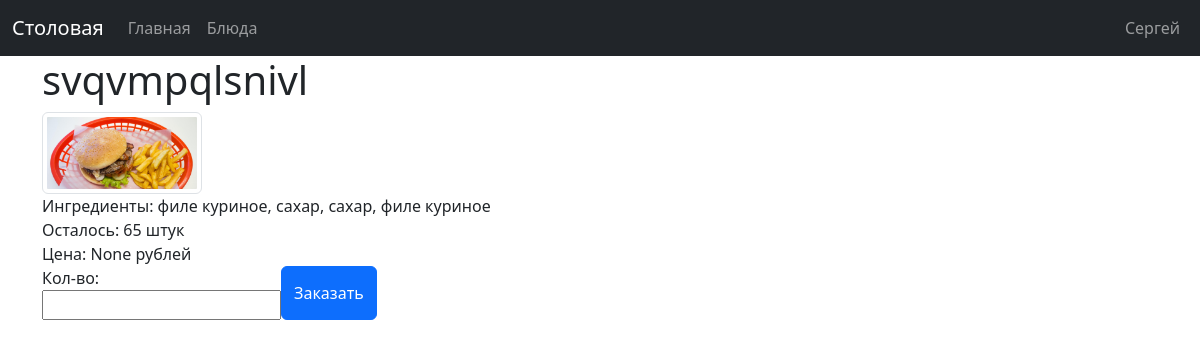
The page /menu/dish/1 (signed in) on the database as committed earlier.
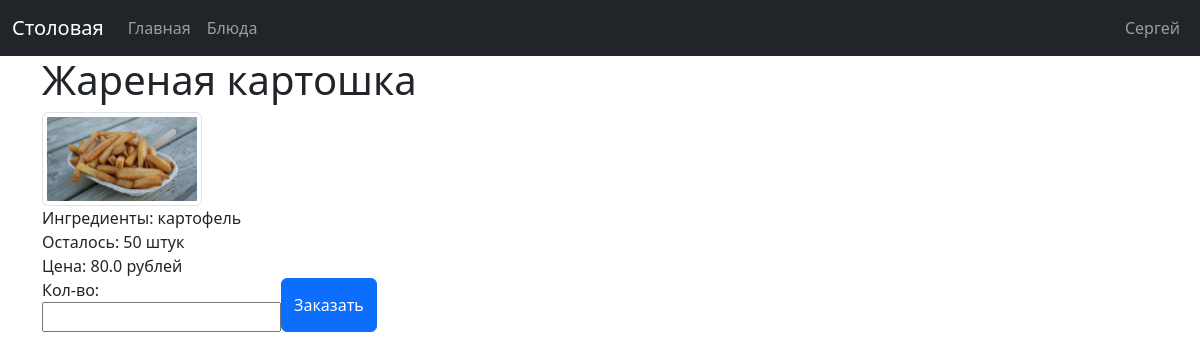
The same page on the database as committed later.
### data/users.py (models this page shows, shortened)
class User(SqlAlchemyBase, UserMixin):
    __tablename__ = 'users'
    id = Column(Integer, primary_key=True, autoincrement=True)
    surname = Column(String, nullable=True)
    name = Column(String, nullable=True)
    patronymic = Column(String, nullable=True)
    email = Column(String, index=True, unique=True, nullable=True)
    hashed_password = Column(String, nullable=True)
    role = Column(Integer, ForeignKey("roles.id"))
    money = Column(Float, nullable=True)
    subscription_end = Column(DateTime, nullable=True)
    roles = relationship("Role", back_populates="users")
    requests = relationship("Request")

### data/dishes.py (models this page shows)
class Dish(SqlAlchemyBase):
    __tablename__ = 'dishes'
    id = Column(Integer, primary_key=True, autoincrement=True)
    name = Column(String, nullable=True)
    price = Column(Float, nullable=True)
    quantity = Column(Integer, nullable=True)
    rate = Column(Float, nullable=True)
    image = Column(String, nullable=True)
    description = Column(String, nullable=True)
    requests = relationship("Request")
    ingridients_log = relationship("IngridientLog")

### data/ingridients.py (models this page shows)
class Ingridient(SqlAlchemyBase):
    __tablename__ = 'ingridients'
    id = Column(Integer, primary_key=True, autoincrement=True)
    name = Column(String, nullable=True)
    ingridients_log = relationship("IngridientLog")

### server.py (the view)
@app.route('/menu/dish/<int:dish_id>', methods=['GET', 'POST'])
@login_required
def dish(dish_id):
    db_sess = db_session.create_session()
    db_dish = db_sess.get(Dish, dish_id)
    ingridients = []
    ingridient_logs = db_sess.query(IngridientLog).filter(IngridientLog.dish_id == db_dish.id).all()
    for log in ingridient_logs:
        ingridients.append(db_sess.query(Ingridient).filter(Ingridient.id == log.ingridient_id).first().name)
    return render_template("dish.html", dish=db_dish, ingridients=", ".join(ingridients))

### data/db_session.py (called while the page is built)
def create_session() -> Session:
    global __factory
    return __factory()

### server.py (called while the page is built)
@login_manager.user_loader
def load_user(user_id):
    db_sess = db_session.create_session()
    return db_sess.get(User, user_id)

@app.template_filter('get_role')
def role_filter(user):
    db_sess = db_session.create_session()
    role = db_sess.get(Role, user.role).role
    return role

### templates/dish.html
{% extends "base.html" %}
{% block content %}
<div class="d-flex flex-column">
    <h1>{{dish.name}}</h1>
    <img src="/static/img/{{dish.image}}" class="img-thumbnail" style='max-width:10em; max-height:20em; width: auto; height: auto;' alt="Фото {{dish.image}}">
    <div>Ингредиенты: {{ ingridients }}</div>
    <div>Осталось: {{dish.quantity}} штук</div>
    <div>Цена: {{dish.price}} рублей</div>
    <div class="d-flex">
        <div>
            <div>Кол-во:</div>
            <input type="number" id="quantity" name="quantity"/>
        </div>
        <button type="button" class="btn btn-primary">Заказать</button>
    </div>
</div>
{% endblock %}

### templates/base.html (shortened to what this page needs)
<!DOCTYPE html>
<html lang="en">
<head>
    <link href="https://cdn.jsdelivr.net/npm/bootstrap@5.3.8/dist/css/bootstrap.min.css"
        rel="stylesheet"
>
</head>
<body>
<header>
    <nav class="navbar navbar-expand-lg navbar-dark bg-dark" data-bs-theme="dark">
        <div class="container-fluid">
            <div class="navbar-brand">Столовая</div>
            <div class="collapse navbar-collapse" id="navbarContent">
                <ul class="navbar-nav me-auto mb-2 mb-lg-0">
                    <li class="nav-item">
                        <a class="nav-link" href="/">Главная</a>
                    </li>
                    {% if current_user.is_authenticated %}
                    <li class="nav-item">
                        <a class="nav-link" href="/menu">Блюда</a>
                    </li>
                    {% endif %}
                </ul>
                <ul class="navbar-nav mb-2 mb-lg-0">
                    {% if current_user.is_authenticated %}
                    <li class="nav-item">
                        <a class="nav-link" href="/logout">{{ current_user.name }}</a>
                    </li>
                    {% endif %}
                </ul>
            </div>
        </div>
    </nav>
</header>
<main role="main" class="container">
    {% block content %}{% endblock %}
</main>
</body>
</html>

Rows that differ between the two databases and show on the page:
changed Dish: name "svqvmpqlsnivl" → "Жареная картошка"; image: a different picture; quantity "65" → "50"; price "None" → "80.0"
added Ingridient: name "картофель"
Other text that changed with them:
{{ ingridients }}: "филе куриное, сахар, сахар, филе куриное" → (not shown)
